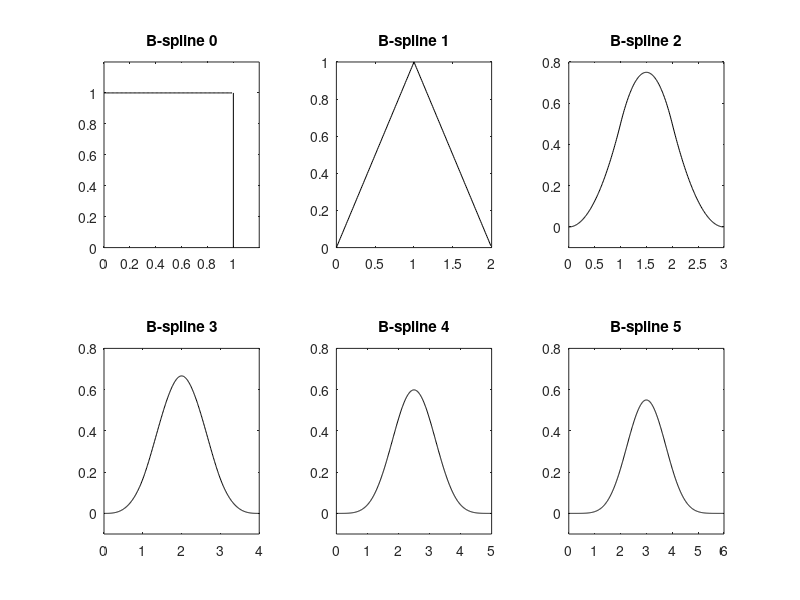

Reproduce this figure in MATLAB.
% Display of B-splines

%space for splines
nz=100; tiv=1/nz;
b=zeros(4,5*nz); %space for splines

% the box spline (n=0)
b0=ones(1,nz);

% spline n=1
N=1;
b1L=(0:tiv:(N-tiv)).*b0; b1D=(N:-tiv:tiv).*b0;
b(N,1:((N+1)*nz))=[b1L b1D];

% splines 2..5
for N=2:5,
bL=(0:tiv:(N-tiv)).*b(N-1,1:N*nz); bD=(N:-tiv:tiv).*b(N-1,1:N*nz);
b(N,1:((N+1)*nz))=(1/N)*[bL(1:nz) bL((nz+1):N*nz)+bD(1:((N-1)*nz)) bD((((N-1)*nz)+1):N*nz)];
end;

figure(1)
subplot(2,3,1)
t=(0:tiv:(1-tiv)); plot(t,b0,'k',[1 1],[1 0],'k'); title('B-spline 0');
axis([0 1.2 0 1.2]);
subplot(2,3,2)
t=(0:tiv:(2-tiv)); plot(t,b(1,1:2*nz),'k'); title('B-spline 1');
axis([0 2 0 1]);
subplot(2,3,3)
t=(0:tiv:(3-tiv));plot(t,b(2,1:3*nz),'k'); title('B-spline 2');
axis([0 3 -0.1 0.8]);
subplot(2,3,4)
t=(0:tiv:(4-tiv));plot(t,b(3,1:4*nz),'k'); title('B-spline 3');
axis([0 4 -0.1 0.8]);
subplot(2,3,5)
t=(0:tiv:(5-tiv));plot(t,b(4,1:5*nz),'k'); title('B-spline 4');
axis([0 5 -0.1 0.8]);
subplot(2,3,6)
t=(0:tiv:(6-tiv));plot(t,b(5,1:6*nz),'k'); title('B-spline 5');
axis([0 6 -0.1 0.8]);
